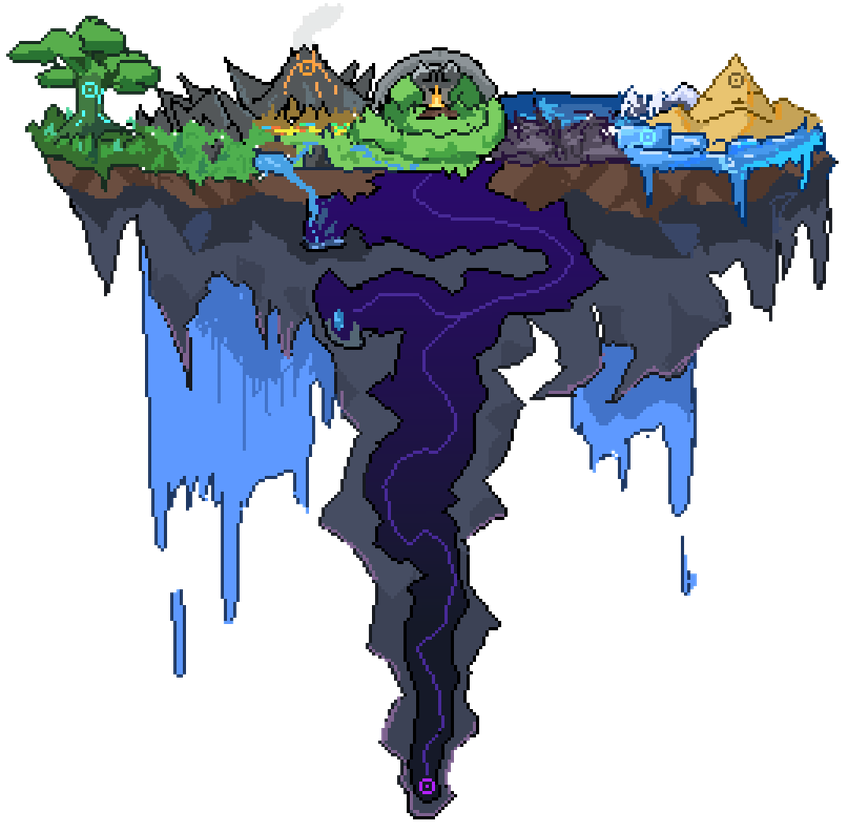
#> input picture wiki-export/output/assets/WorldMapCaves.png, 848 x 832 px, shrunk from 1076 x 1056 before the run, given in place of skill_tree_combat_bare.png, which was not available
$ python make-tree-image.py
#> lines starting #> are read from the running program, lines starting #| are printed output that depends on the picture; pictures that were not available may be replaced by others from this repository, and a replacement may not be noted
"""
Flattens the two-layer in-game tree art (bare linework + color overlay) into
a single composite PNG suitable for uploading to a wiki and wrapping in an
<imagemap> block. The live site layers these with CSS (mix-blend-mode:
soft-light); wikitext can't do that, so this bakes an approximation once,
offline. Re-run whenever the source art changes.

Usage: python wiki-export/make-tree-image.py
"""

from pathlib import Path
from PIL import Image

ROOT = Path(__file__).resolve().parent.parent
BARE = ROOT / "public/assets/tree/skill_tree_combat_bare.png"
OVERLAY = ROOT / "public/assets/tree/skill_tree_combat_color_overlay.png"
OUT = ROOT / "wiki-export/output/assets/CombatSkillTree.png"

def main():
    bare = Image.open(BARE).convert("RGBA")
#> bare is the input picture: PIL image 848x832 RGBA; mean R, G, B, A 27.6, 34, 44.8, 107.1
    overlay = Image.open(OVERLAY).convert("RGBA")
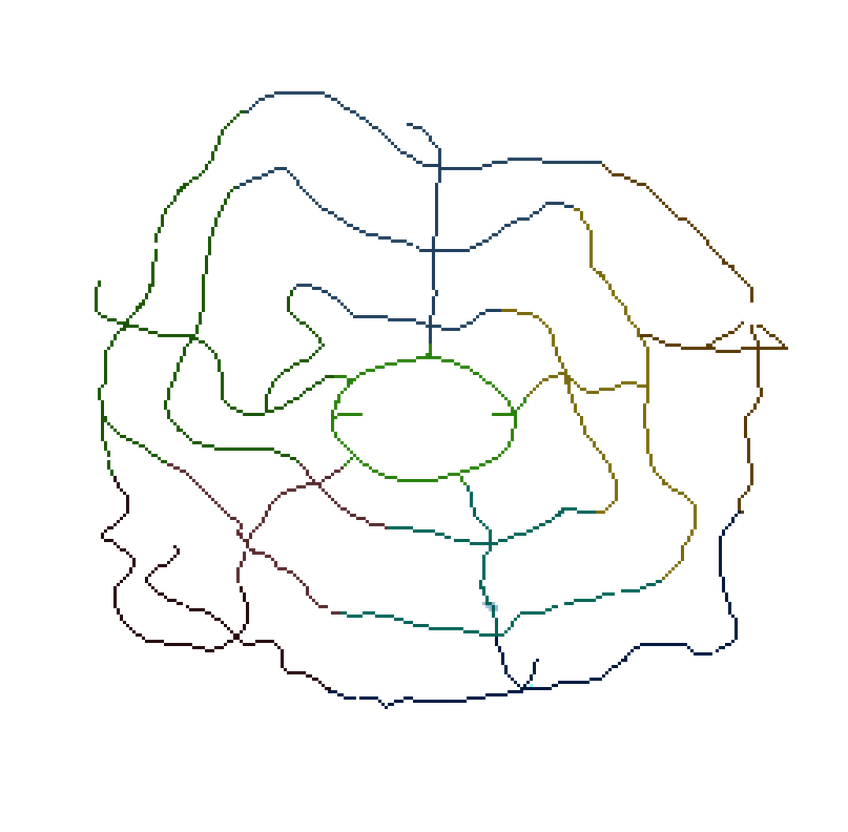
#> input picture wiki-export/output/assets/WorldMapPath.png, 848 x 832 px, shrunk from 1076 x 1056 before the run, given in place of skill_tree_combat_color_overlay.png, which was not available
#> overlay is the input picture: PIL image 848x832 RGBA; mean R, G, B, A 20.9, 21.9, 20.7, 11.3
    assert bare.size == overlay.size, "bare/overlay size mismatch"

    # Soften the overlay's alpha so the tinted quadrants read as a wash over
    # the linework rather than flat color blocks, echoing the site's
    # mix-blend-mode: soft-light look closely enough for a static wiki image.
    r, g, b, a = overlay.split()
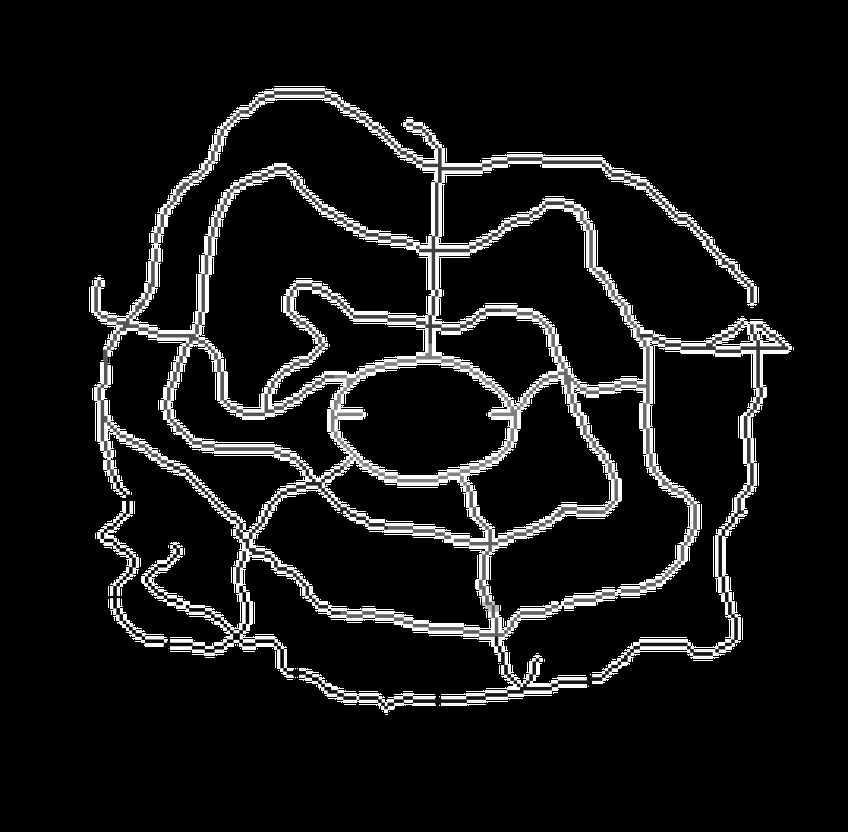
#> g: PIL image 848x832 L; min 0, max 255, mean 21.9
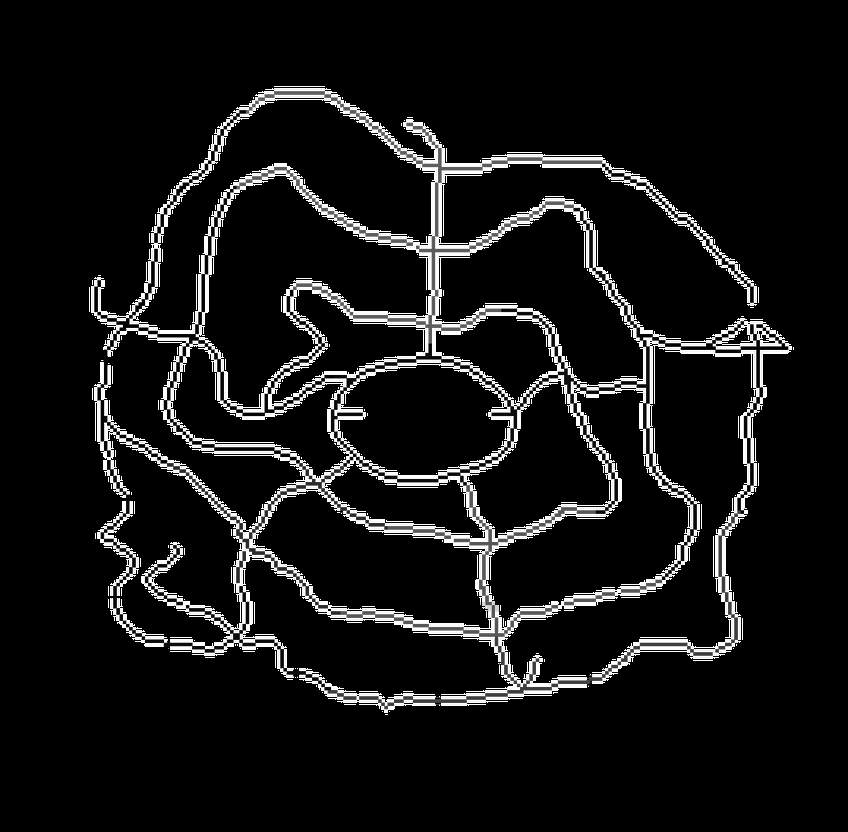
#> b: PIL image 848x832 L; min 0, max 255, mean 20.7
    a = a.point(lambda v: int(v * 0.5))
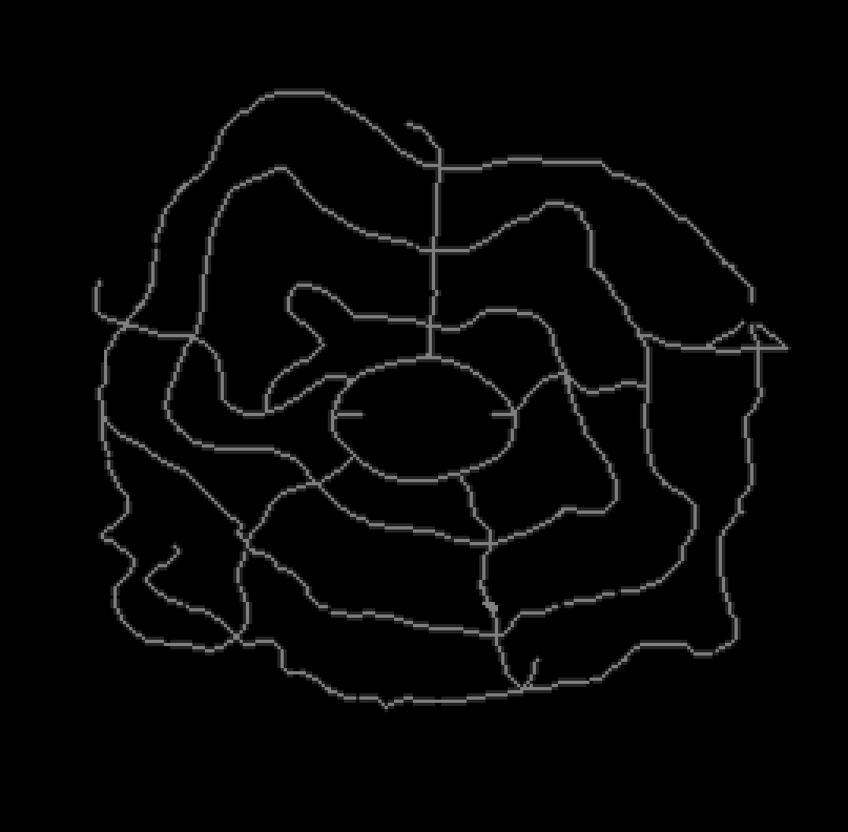
#> a: PIL image 848x832 L; min 0, max 127, mean 5.6
    overlay_soft = Image.merge("RGBA", (r, g, b, a))
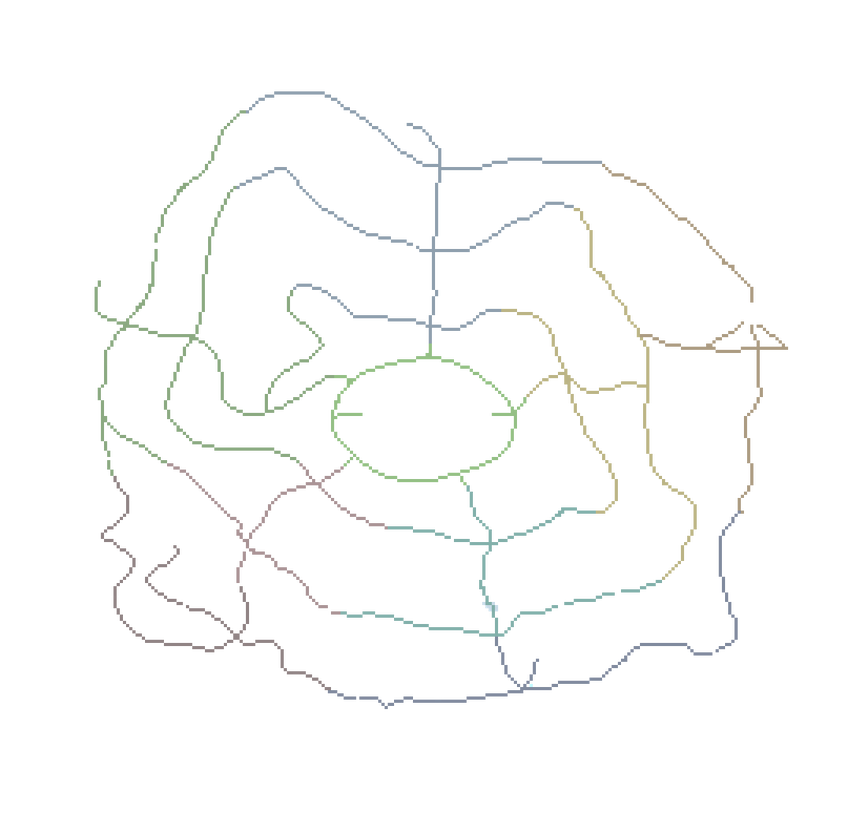
#> overlay_soft: PIL image 848x832 RGBA; mean R, G, B, A 20.9, 21.9, 20.7, 5.6; transparent parts drawn white

    composite = Image.alpha_composite(bare, overlay_soft)
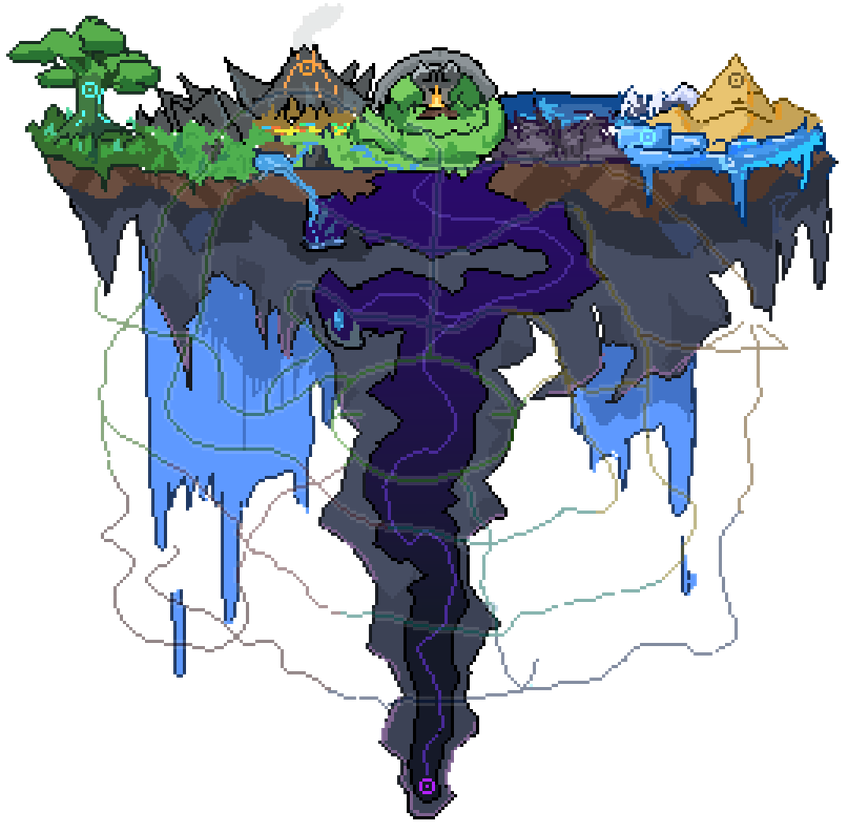
#> composite: PIL image 848x832 RGBA; mean R, G, B, A 35.8, 42.5, 52.1, 109.5; transparent parts drawn white
    OUT.parent.mkdir(parents=True, exist_ok=True)
    composite.save(OUT)
    print(f"Wrote {OUT} ({composite.size[0]}x{composite.size[1]})")
#| Wrote wiki-export/output/assets/CombatSkillTree.png (848x832)

if __name__ == "__main__":
    main()
